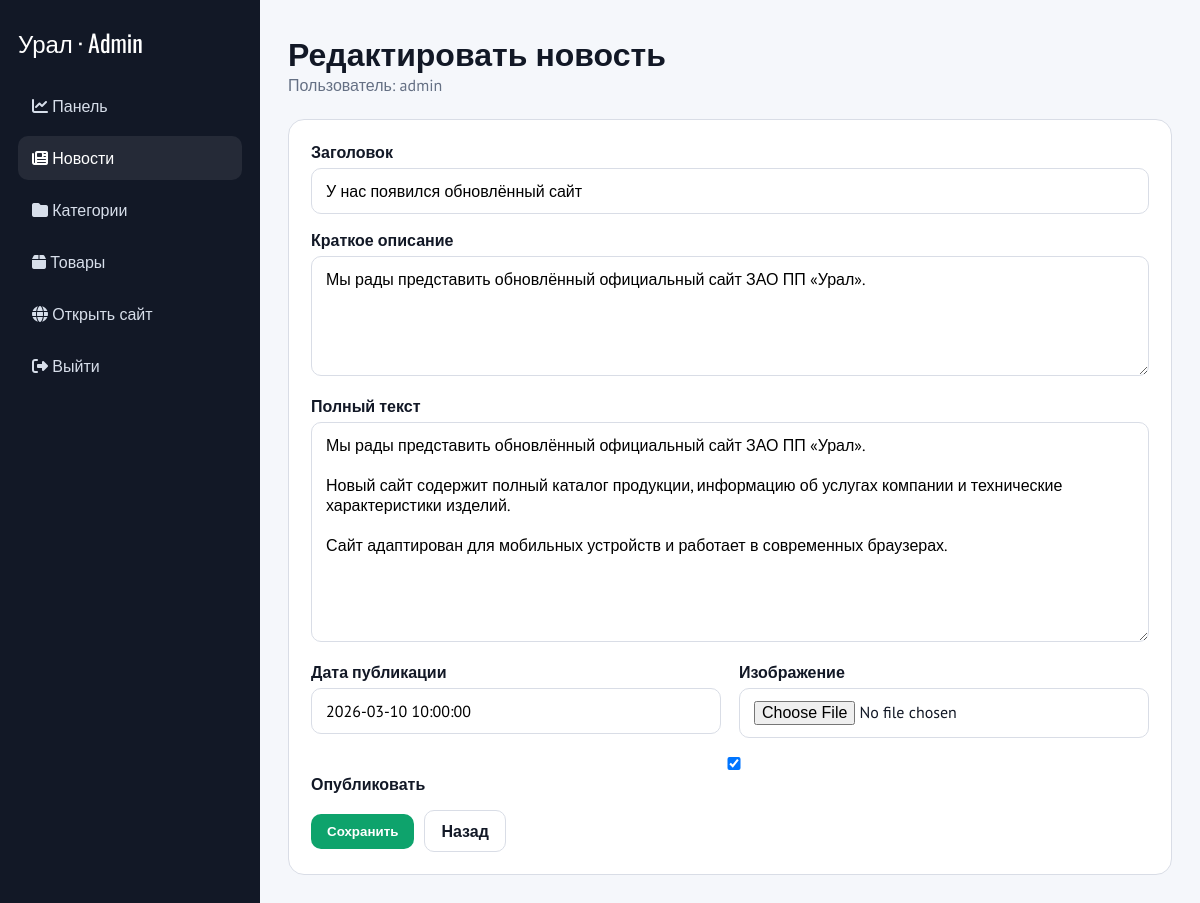
Screenshot of /admin/news/1/edit/ (signed in) with the database file from the repository.
### tables this page shows
CREATE TABLE news (
            id INTEGER PRIMARY KEY AUTOINCREMENT,
            title TEXT NOT NULL,
            slug TEXT NOT NULL UNIQUE,
            summary TEXT,
            content TEXT NOT NULL,
            image TEXT,
            is_published INTEGER NOT NULL DEFAULT 1,
            published_at TEXT,
            created_at TEXT NOT NULL DEFAULT CURRENT_TIMESTAMP,
            updated_at TEXT NOT NULL DEFAULT CURRENT_TIMESTAMP
        );

### app.py (the view, shortened to what this page needs)
@app.route('/admin/news/<int:item_id>/edit/', methods=['GET', 'POST'])
@admin_required
def admin_news_edit(item_id):
    item = query_db('SELECT * FROM news WHERE id = ?', (item_id,), one=True)
    if not item:
        flash('Новость не найдена.', 'error')
        return redirect(url_for('admin_news_list'))
    return render_template('admin/news_form.html', item=item, action='edit')

### app.py (called while the page is built)
def get_db():
    if 'db' not in g:
        g.db = sqlite3.connect(DB_PATH)
        g.db.row_factory = sqlite3.Row
    return g.db

def query_db(query, args=(), one=False):
    cur = get_db().execute(query, args)
    rows = cur.fetchall()
    cur.close()
    return (rows[0] if rows else None) if one else rows

@app.context_processor
def inject_globals():
    categories = []
    recent_news = []
    try:
        categories = query_db('SELECT * FROM categories WHERE is_active = 1 ORDER BY sort_order, name')
        recent_news = query_db(
            'SELECT * FROM news WHERE is_published = 1 ORDER BY COALESCE(published_at, created_at) DESC LIMIT 3'
        )
    except sqlite3.OperationalError:
        pass
    return {
        'nav_categories': categories,
        'footer_recent_news': recent_news,
        'is_admin_logged_in': bool(session.get('admin_id')),
    }

def admin_required(view):
    @wraps(view)
    def wrapped(*args, **kwargs):
        if not session.get('admin_id'):
            flash('Сначала войдите в админ-панель.', 'error')
            return redirect(url_for('admin_login'))
        return view(*args, **kwargs)
    return wrapped

### templates/admin/news_form.html (shortened to what this page needs)
{% extends "admin/base.html" %}
{% block page_title %}{{ 'Добавить новость' if action == 'create' else 'Редактировать новость' }}{% endblock %}
{% block content %}
<div class="card">
  <form method="post" enctype="multipart/form-data">
    <div class="field"><label>Заголовок</label><input type="text" name="title" value="{{ item.title if item else '' }}" required></div>
    <div class="field"><label>Краткое описание</label><textarea name="summary">{{ item.summary if item else '' }}</textarea></div>
    <div class="field"><label>Полный текст</label><textarea name="content" style="min-height:220px;">{{ item.content if item else '' }}</textarea></div>
    <div class="grid-2">
      <div class="field"><label>Дата публикации</label><input type="text" name="published_at" value="{{ item.published_at if item else '' }}" placeholder="2026-04-19 12:00:00"></div>
      <div class="field"><label>Изображение</label><input type="file" name="image"></div>
    </div>
    <div class="field"><label><input type="checkbox" name="is_published" {% if not item or item.is_published %}checked{% endif %}> Опубликовать</label></div>
    <div class="actions"><button class="btn" type="submit">Сохранить</button><a class="btn-outline" href="{{ url_for('admin_news_list') }}">Назад</a></div>
  </form>
</div>
{% endblock %}

### templates/admin/base.html (style rules this page uses)
:root { --dark:#121826;--green:#0ea36c;--border:#d9dde6;--bg:#f5f7fb;--white:#fff;--gray:#657084; }
* { box-sizing:border-box }
body { margin:0;background:var(--bg);font-family:'PT Sans',sans-serif;color:var(--dark) }
a { text-decoration:none;color:inherit }
.btn,.btn-danger,.btn-outline { display:inline-flex;align-items:center;gap:8px;padding:10px 16px;border-radius:10px;border:0;cursor:pointer;font-weight:700 }
.btn { background:var(--green);color:#fff }
.btn-outline { background:#fff;border:1px solid var(--border) }
.card { background:#fff;border:1px solid var(--border);border-radius:16px;padding:22px;margin-bottom:20px }
.grid-2 { display:grid;grid-template-columns:1fr 1fr;gap:18px }
.field { margin-bottom:16px }
.field label { display:block;font-weight:700;margin-bottom:6px }
.field input,.field textarea,.field select { width:100%;padding:12px 14px;border:1px solid var(--border);border-radius:10px;font:inherit;background:#fff }
.field textarea { min-height:120px;resize:vertical }
.actions { display:flex;gap:10px;align-items:center;flex-wrap:wrap }

### rows the page displays
news: title "У нас появился обновлённый сайт", summary "Мы рады представить обновлённый официальный сайт ЗАО ПП «Урал».", content "Мы рады представить обновлённый официальный сайт ЗАО ПП «Урал». Новый сайт содержит полный каталог продукции, информацию об услугах компании и технические характеристики изделий. Сайт адаптирован для мобильных устройств и работает в современных браузерах.", published_at "2026-03-10 10:00:00", is_published "☑"

### other values shown
{{ 'Добавить новость' if action == 'create' else 'Редактировать новость' }} "Редактировать новость"
{{ session.get('admin_username', 'admin') }} "admin"
